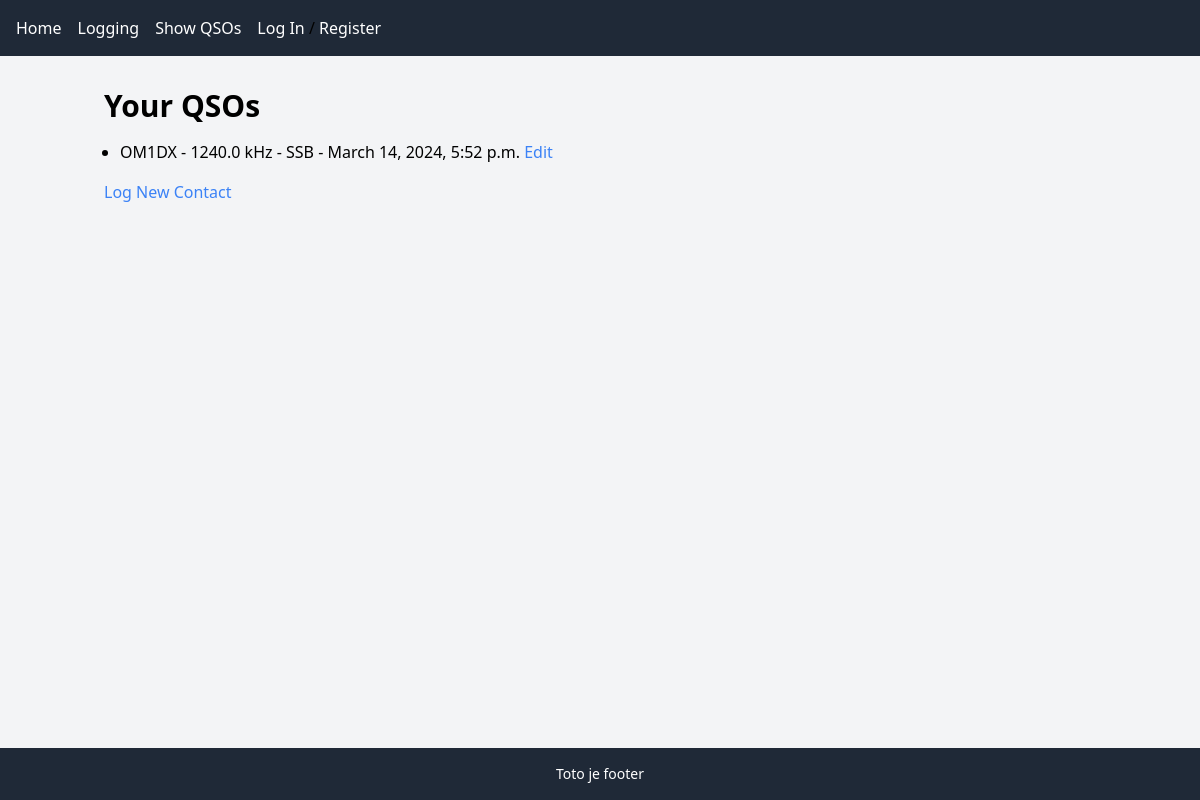
Screenshot of /contact_list/ with the database file from the repository.
### logbook/models.py (models this page shows, shortened)
class Contact(models.Model):
    callsign = models.CharField(max_length=20)
    frequency = models.FloatField()
    mode = models.CharField(max_length=10)
    date_time = models.DateTimeField(auto_now_add=True)

### logbook/views.py (the view)
# urls.py: path('contact_list/', views.contact_list, name='contact_list'),
def contact_list(request):
    contacts = Contact.objects.all()
    return render(request, 'logbook/contact_list.html', {'contacts': contacts})

### logbook/templates/logbook/contact_list.html (shortened to what this page needs)
{% extends "master.html" %}
{% block content %}
<body class="bg-gray-100 p-4">
    <div class="container mx-auto">
        <h1 class="text-3xl font-bold mb-4">Your QSOs</h1>
        <ul class="list-disc pl-4">
            {% for contact in contacts %}
                <li class="mb-2">
                    {{ contact.callsign }} - {{ contact.frequency }} kHz - {{ contact.mode }} - {{ contact.date_time }}
                    <a href="{% url 'edit_contact' contact.id %}" class="text-blue-500 hover:underline">Edit</a>
                </li>
            {% endfor %}
        </ul>
        <a href="{% url 'log_contact' %}" class="block mt-4 text-blue-500 hover:underline">Log New Contact</a>
    </div>
</body>
{% endblock %}

### rows the page displays
Contact: callsign "OM1DX", frequency "1240.0", mode "SSB", date_time "March 14, 2024, 5:52 p.m."
